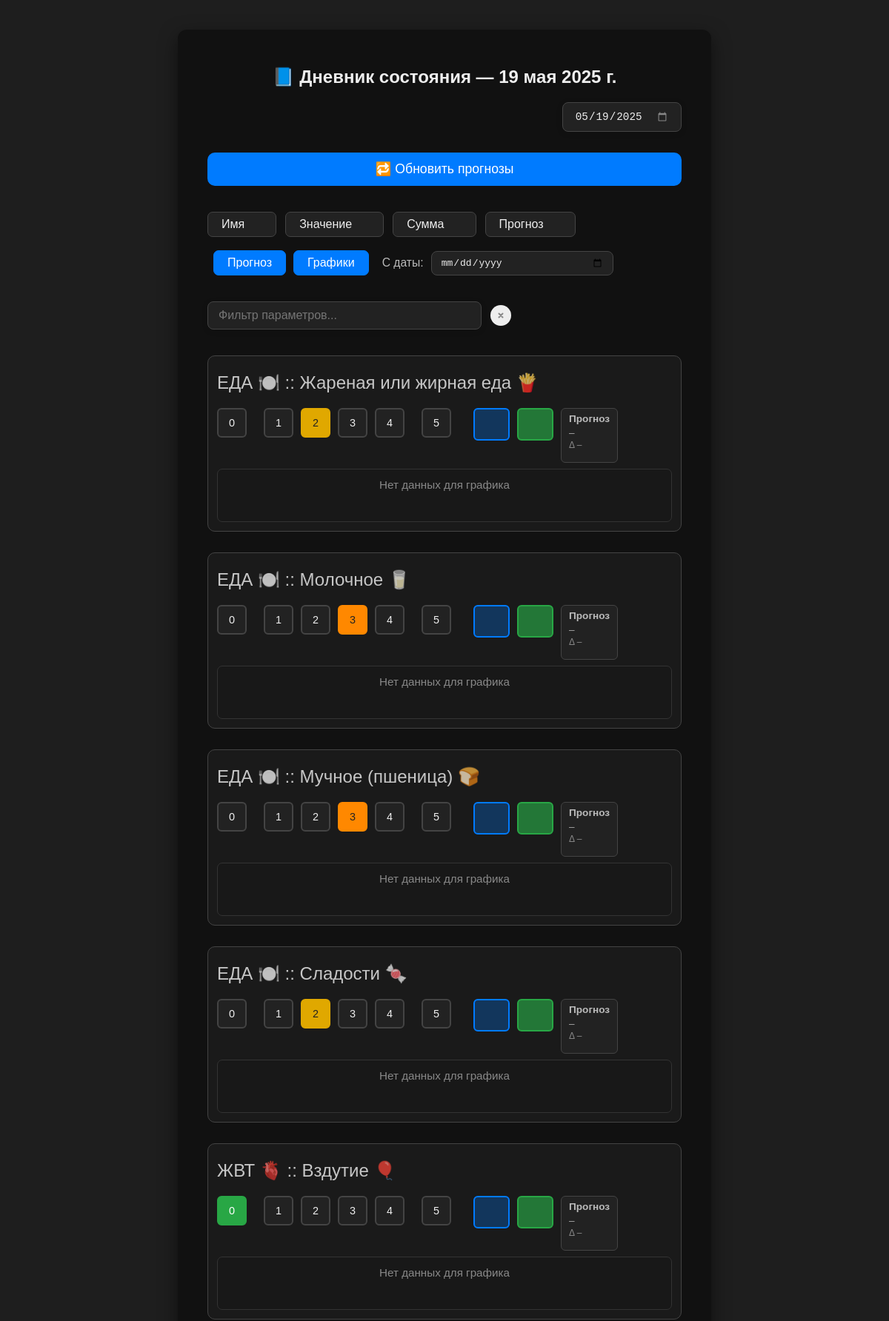
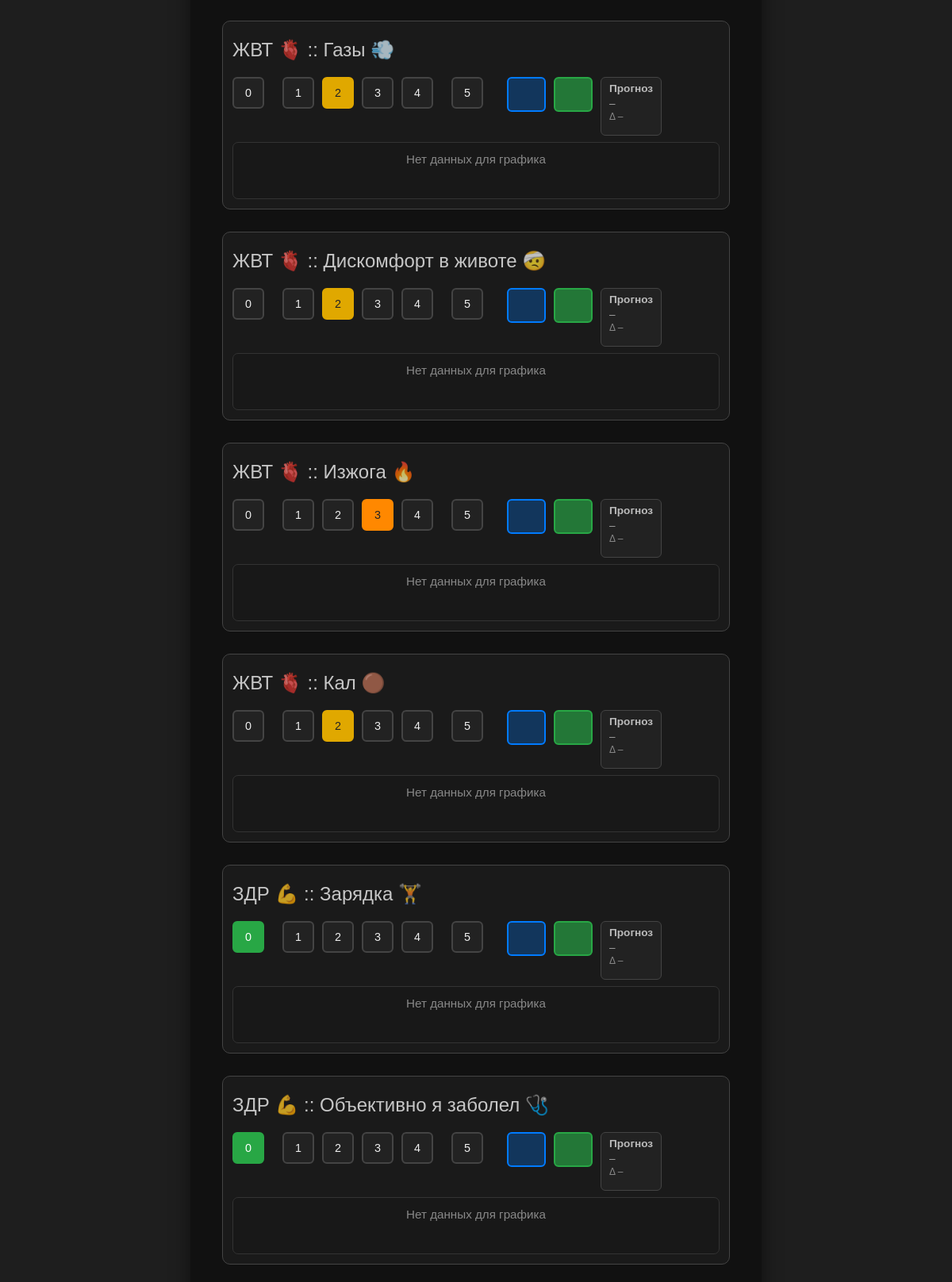
Screenshot of /add/ (upper part) with the database file from the repository (2 pictures, top to bottom).
### diary_analytic/models.py (models this page shows, shortened)
class Parameter(models.Model):
    key = models.CharField(max_length=100, unique=True)
    name = models.CharField(max_length=255)
    is_active = models.BooleanField(default=True)

### diary_analytic/views.py (the view, shortened to what this page needs)
# urls.py: path("add/", views.add_entry, name="add_entry"),
def add_entry(request: HttpRequest) -> HttpResponse:
    today_str = datetime.now().date().isoformat()  # Строка сегодняшней даты (например, "2025-05-12")
    selected_str = request.GET.get("date", today_str)  # Если нет ?date=, то подставляем сегодня
    try:
        selected_date = datetime.strptime(selected_str, "%Y-%m-%d").date()
        web_logger.debug(f"[add_entry] ✅ Получена дата из запроса: {selected_date}")
    except ValueError:
        selected_date = datetime.now().date()
        web_logger.warning(f"[add_entry] ⚠️ Некорректная дата '{selected_str}' — используем текущую: {selected_date}")
    entry, created = Entry.objects.get_or_create(date=selected_date)
    if created:
        web_logger.debug(f"[add_entry] 🆕 Создана новая запись Entry на дату: {selected_date}")
    else:
        web_logger.debug(f"[add_entry] 📄 Найдена запись Entry на дату: {selected_date}")
    form = EntryForm(instance=entry)
    web_logger.debug(f"[add_entry] 🧾 Инициализирована форма комментария для Entry ({selected_date})")
    parameters = Parameter.objects.filter(is_active=True).order_by("name")
    web_logger.debug(f"[add_entry] 📌 Загружено активных параметров: {parameters.count()}")
    entry_values = EntryValue.objects.filter(entry=entry).select_related("parameter")
    web_logger.debug(f"[add_entry] 🔍 SQL запрос: {entry_values.query}")
    values_map = {
        v.parameter.key: v.value
        for v in entry_values
    }
    web_logger.debug(f"[add_entry] 📊 Загружено параметров для Entry: {len(values_map)}")
    for key, value in values_map.items():
        web_logger.debug(f"[add_entry] 📌 Параметр {key}: значение {value} (тип: {type(value)})")
    for param in parameters:
        if param.key not in values_map:
            web_logger.debug(f"[add_entry] ⚠️ Параметр {param.key} не имеет значения в базе")
    web_logger.debug(f"[add_entry] 📤 Передаём данные в шаблон add_entry.html")
    context = {
        "form": form,
        "parameters": parameters,
        "values_map": values_map,
        "selected_date": selected_date,
        "today_str": today_str,
    }
    context["predictions_by_model"] = get_predictions_by_models(selected_date)
    return render(request, "diary_analytic/add_entry.html", context)

### diary_analytic/forms.py
class EntryForm(forms.ModelForm):
    class Meta:
        model = Entry
        fields = ['comment']
        widgets = {
            'comment': forms.Textarea(attrs={
                'rows': 3,
                'placeholder': 'Добавьте комментарий к дню...',
                'class': 'form-control',
            })
        }
        labels = {
            'comment': 'Комментарий к дню',
        }

### diary_analytic/ml_utils/__init__.py (called while the page is built)
def get_model(name: str):
    if name == "base":
        return base_model
    elif name == "flags":
        return flags_model
    raise ValueError(f"Неизвестная модель: {name}")

### diary_analytic/predictor_manager.py (called while the page is built, shortened)
    def predict_for_date(self, date):
        from diary_analytic.utils import get_today_row
        import os
        import joblib
        import pandas as pd
        row = get_today_row(date)
        predictions = {}
        model_dir = os.path.join(os.path.dirname(os.path.dirname(__file__)), "diary_analytic", "trained_models", self.strategy)
        if not os.path.exists(model_dir):
            return predictions

### diary_analytic/templatetags/diary_filters.py (called while the page is built)
@register.filter
def get(dictionary, key):
    value = dictionary.get(key)
    web_logger.debug(f"[template filter get] key={key}, value={value}, type={type(value)}")
    return value

### diary_analytic/utils.py (called while the page is built)
def get_diary_dataframe() -> pd.DataFrame:
    values = EntryValue.objects.select_related("entry", "parameter")
    rows = []
    for val in values:
        rows.append({
            "date": val.entry.date,             # Дата (строка = день)
            "parameter": val.parameter.key,     # Название параметра (ключ)
            "value": val.value                  # Значение от 0.0 до 5.0
        })
    df = pd.DataFrame(rows)
    if df.empty:
        return pd.DataFrame()  # если данных нет — вернуть пустую таблицу
    df = df.pivot(index="date", columns="parameter", values="value")
    df.sort_index(inplace=True)
    return df

def get_today_row(target_date: date) -> dict:
    df = get_diary_dataframe()
    if df.empty or target_date not in df.index:
        return {}
    return df.loc[target_date].dropna().to_dict()

### diary_analytic/views.py (called while the page is built)
def get_predictions_by_models(date):
    model_names = ["base", "flags"]  # список моделей, которые есть
    predictions = {}
    for model_name in model_names:
        manager = PredictorManager(model_name)
        preds = manager.predict_for_date(date)
        predictions[model_name] = preds  # {'param1': 1.2, 'param2': 3.1, ...}
    return predictions

### diary_analytic/templates/diary_analytic/add_entry.html (shortened to what this page needs)
{% load static %}
{% load diary_filters %}
{% load diary_tags %}
{% load static %}
<!DOCTYPE html>
<html lang="ru">
<head>
  <link rel="stylesheet" href="{% static 'css/add_entry.css' %}">
</head>
<body>
  <div class="container">
    <h2>📘 Дневник состояния — {{ selected_date }}</h2>
    <div class="date-selector" style="margin-bottom: 28px; margin-top: 0; display: flex; justify-content: flex-end;">
      <input
        id="date-input"
        type="date"
        lang="ru-RU"
        value="{{ selected_date|date:'Y-m-d' }}"
        onchange="window.location.href='?date='+encodeURIComponent(this.value)"
      />
    </div>
    <button id="retrain-models-btn" type="button" style="width:100%;margin-bottom:35px;padding:12px;font-size:1.1em;background:#007bff;color:white;border:none;border-radius:10px;cursor:pointer;">🔁 Обновить прогнозы</button>
    <div class="sort-buttons-row">
      <div class="sort-btns-left">
        <button type="button" class="sort-btn" data-sort="name">Имя </button>
        <button type="button" class="sort-btn" data-sort="value">Значение </button>
        <button type="button" class="sort-btn" data-sort="sum">Сумма </button>
        <button type="button" class="sort-btn" data-sort="prediction">Прогноз </button>
      </div>
    </div>
    <div id="charts-date-range-block" style="display: flex; align-items: center; gap: 10px; margin-bottom: 10px; max-width: 340px;">
      <button type="button" class="charts-toggle-btn" id="predictions-toggle-btn">Прогноз</button>
      <button type="button" class="charts-toggle-btn" id="charts-toggle-btn" style="margin-left:0;">Графики</button>
      <label for="charts-min-date" style="color:#bbb;font-size:0.98em; margin-left: 8px;">С&nbsp;даты:</label>
      <input type="date" id="charts-min-date" lang="ru-RU" style="min-width: 220px; background:#222;color:#eee;border:1.5px solid #444;border-radius:8px;padding:7px 12px;font-size:1em;outline:none;" />
    </div>
    <div class="filter-row" style="margin-top: 35px; margin-bottom: 35px; display: flex; justify-content: flex-start; align-items: center; gap: 8px;">
      <input id="param-filter-input" type="text" placeholder="Фильтр параметров..." autocomplete="off" />
      <button type="button" class="filter-clear-btn" aria-label="Очистить фильтр" title="Очистить фильтр" style="display: flex; align-items: center; justify-content: center; width: 28px; height: 28px; border-radius: 50%; border: none; background: #eee; color: #888; font-size: 1.2em; cursor: pointer; margin-left: 4px;">
        <svg width="16" height="16" viewBox="0 0 16 16" fill="none" xmlns="http://www.w3.org/2000/svg">
          <circle cx="8" cy="8" r="8" fill="#eee"/>
          <path d="M5.5 5.5L10.5 10.5M10.5 5.5L5.5 10.5" stroke="#888" stroke-width="2" stroke-linecap="round"/>
        </svg>
      </button>
    </div>
    {% for param in parameters %}
      <div class="parameter-block" data-key="{{ param.key }}" data-param="{{ param.key }}">
        <div class="param-title">{{ param.name }}</div>
        <div class="param-flex-row" style="display: flex; align-items: flex-start;">
          <div class="rating-buttons">
            {% for i in "012345"|make_list %}
              <button class="value-button{% if values_map|get:param.key|stringformat:'g' == i %} selected{% endif %}" data-value="{{ i }}">{{ i }}</button>
            {% endfor %}
          </div>
          <div class="param-sum-block" id="param-sum-{{ param.key }}" style="min-width: 25px; height: 2.5rem; display: flex; align-items: center; justify-content: center; background:rgba(0, 123, 255, 0.29); color: #eee; border: 2px solid #007bff; border-radius: 6px; font-size: 1em; margin-right: 10px; padding: 0 10px; font-weight: bold;"></div>
          <div class="param-sum-block-range" id="param-sum-range-{{ param.key }}" style="min-width: 25px; height: 2.5rem; display: flex; align-items: center; justify-content: center; background:rgba(40, 167, 70, 0.66); color: #eee; border: 2px solid #28a745; border-radius: 6px; font-size: 1em; margin-right: 10px; padding: 0 10px; font-weight: bold;">–</div>
          <div class="prediction-wrapper" style="margin-top: 0;">
            <div class="prediction-block">
              <div class="prediction-title">Прогноз</div>
              <div class="predicted" id="predicted-{{ param.key }}">–</div>
              <div class="predicted-secondary" id="predicted-delta-{{ param.key }}">Δ –</div>
            </div>
          </div>
        </div>
        <div class="history-chart-block" style="display:none;">
          <div class="history-chart-empty" id="history-chart-empty-{{ param.key }}" style="display:none;color:#888;text-align:center;font-size:0.95em;margin-top:4px;">Нет данных для графика</div>
        </div>
      </div>
    {% endfor %}
  </div>
</body>
</html>

### diary_analytic/static/css/add_entry.css (style rules this page uses)
body { font-family: sans-serif; background-color: #1e1e1e; color: #eee; padding: 40px 20px; margin: 0; }
.container { max-width: 640px; margin: 0 auto; background: #111; padding: 30px 40px; border-radius: 12px; box-shadow: 0 8px 24px rgba(0,0,0,0.5); }
h2 { text-align: center; margin-bottom: 20px; }
.parameter-block { margin-bottom: 28px; padding: 12px; border: 1px solid #444; border-radius: 10px; background-color: #1a1a1a; }
.param-title { font-weight: 500; margin: 10px 0 20px 0; font-size: 1.5em; color: rgba(255, 255, 255, 0.754); }
.param-flex-row { display: flex; align-items: flex-start; }
.rating-buttons { display: flex; gap: 10px; flex-wrap: nowrap; margin-bottom: 8px; margin-right: 30px; }
.value-button { width: 2.5rem; height: 2.5rem; font-size: 0.9em; border: 2px solid #444; border-radius: 6px; background: #222; color: #eee; cursor: pointer; transition: 0.2s ease; display: inline-flex; justify-content: center; align-items: center; }
.value-button.selected { background-color: #28a745; color: white; border-color: #28a745; }
.value-button.selected[data-value="0"] { background-color: #28a745; border-color: #28a745; }
.value-button.selected[data-value="2"] { background-color: #e0a800; border-color: #e0a800; color: #222; }
.value-button.selected[data-value="3"] { background-color: #ff8800; border-color: #ff8800; color: #222; }
.value-button[data-value="0"] { margin-right: 13px; }
.value-button[data-value="5"] { margin-left: 13px; }
.prediction-wrapper { display: flex; justify-content: space-between; gap: 12px; margin-top: 10px; }
.prediction-block { background: #222; border: 1px solid #444; border-radius: 6px; padding: 6px 10px; flex: 1; }
.prediction-title { font-weight: bold; font-size: 0.85em; margin-bottom: 4px; color: #bbb; }
.predicted { font-size: 0.85em; color: #aaa; margin-bottom: 2px; }
.predicted-secondary { font-size: 0.75em; color: #888; margin-bottom: 10px; }
.sort-buttons-row { display: flex; gap: 12px; margin-bottom: 18px; justify-content: space-between; align-items: center; }
.sort-btns-left { display: flex; gap: 12px; }
.sort-btn { background: #222; color: #eee; border: 1.5px solid #444; border-radius: 7px; padding: 7px 18px; font-size: 1em; cursor: pointer; transition: background 0.2s, color 0.2s, border 0.2s; }
.date-selector { display: flex; justify-content: flex-start; margin-bottom: 24px; }
#date-input[type="date"] { background: #222; color: #eee; border: 1.5px solid #444; border-radius: 8px; padding: 10px 16px; font-size: 1.1em; outline: none; transition: border 0.2s, box-shadow 0.2s; box-shadow: 0 2px 8px rgba(0,0,0,0.12); margin-right: 0; }
.history-chart-block { margin-top: 8px; background: #181818; border: 1px solid #333; border-radius: 7px; padding: 8px 8px 2px 8px; min-height: 60px; max-width: 100%; }
.charts-toggle-btn { background: #222; color: #eee; border: 1.5px solid #444; border-radius: 7px; padding: 7px 18px; font-size: 1em; cursor: pointer; transition: background 0.2s, color 0.2s, border 0.2s; margin-left: 16px; }
.charts-toggle-btn.active { background: #007bff; color: #fff; border-color: #007bff; }
.charts-toggle-btn#predictions-toggle-btn { margin-left: 8px; }
.filter-row { margin-bottom: 18px; display: flex; justify-content: flex-start; }
#param-filter-input { width: 100%; max-width: 340px; background: #222; color: #eee; border: 1.5px solid #444; border-radius: 8px; padding: 9px 14px; font-size: 1em; outline: none; transition: border 0.2s, box-shadow 0.2s; box-shadow: 0 2px 8px rgba(0,0,0,0.10); }

### rows the page displays
Parameter: name "ЕДА 🍽️ :: Жареная или жирная еда 🍟", make_list "0" "1" "2" "3" "4" "5"
Parameter: name "ЕДА 🍽️ :: Молочное 🥛", make_list "0" "1" "2" "3" "4" "5"
Parameter: name "ЕДА 🍽️ :: Мучное (пшеница) 🍞", make_list "0" "1" "2" "3" "4" "5"
Parameter: name "ЕДА 🍽️ :: Сладости 🍬", make_list "0" "1" "2" "3" "4" "5"
Parameter: name "ЖВТ 🫀 :: Вздутие 🎈", make_list "0" "1" "2" "3" "4" "5"
Parameter: name "ЖВТ 🫀 :: Газы 💨", make_list "0" "1" "2" "3" "4" "5"
Parameter: name "ЖВТ 🫀 :: Дискомфорт в животе 🤕", make_list "0" "1" "2" "3" "4" "5"
Parameter: name "ЖВТ 🫀 :: Изжога 🔥", make_list "0" "1" "2" "3" "4" "5"
Parameter: name "ЖВТ 🫀 :: Кал 🟤", make_list "0" "1" "2" "3" "4" "5"
Parameter: name "ЗДР 💪 :: Зарядка 🏋️", make_list "0" "1" "2" "3" "4" "5"
Parameter: name "ЗДР 💪 :: Объективно я заболел 🩺", make_list "0" "1" "2" "3" "4" "5"

### other values shown
{{ selected_date }} "19 мая 2025 г."
